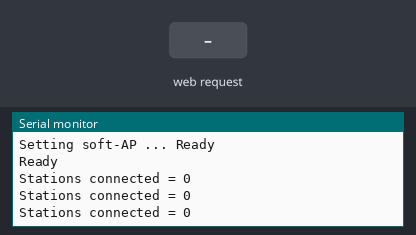
A sketch run on a simulated ESP8266 (NodeMCU). Shown: the last lines printed to the serial monitor. Inputs (shaded band) come from the test bench.

Above: at 6.8 s.
6.9 s: HTTP request GET /socket1On received
At 9.4 s:
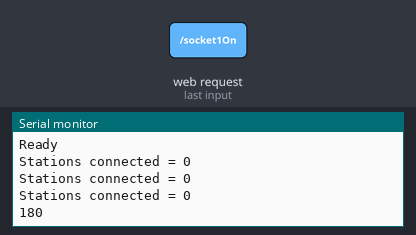
10.8 s: HTTP request GET /socket1Off received
At 13.6 s:
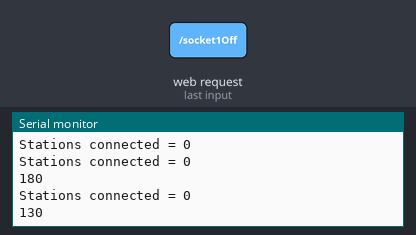

Measured:
- after the input at 6.9 s, the serial monitor: prints a new line after 2.1 s (image 1)
- after the input at 10.8 s, the serial monitor: prints a new line after 2.2 s (image 2)

The sketch:

sketch_may24a.ino
```cpp
#include <ESP8266WiFi.h>
#include <WiFiClient.h>
#include <ESP8266WebServer.h>
#include <ESP8266mDNS.h>

MDNSResponder mdns;
ESP8266WebServer server(80);
String webPage = "";
IPAddress local_IP(192,168,4,22);
IPAddress gateway(192,168,4,9);
IPAddress subnet(255,255,255,0);
void setup()
{
  webPage += "<h1>ESP8266 Web Server</h1><p>Socket #1 <a href=\"socket1On\"><button>ON</button></a>&nbsp;<a href=\"socket1Off\"><button>OFF</button></a></p>";
  webPage += "<p>Socket #2 <a href=\"socket2On\"><button>ON</button></a>&nbsp;<a href=\"socket2Off\"><button>OFF</button></a></p>";

  Serial.begin(115200);
  Serial.println();

  Serial.print("Setting soft-AP ... ");
  Serial.println(WiFi.softAP("hoangpm", "johncena") ? "Ready" : "Failed!");
  Serial.println(WiFi.softAPConfig(local_IP, gateway, subnet) ? "Ready" : "Failed!");
  server.on("/", [](){
      server.send(200, "text/html", webPage);
    });
    server.on("/socket1On", [](){
      server.send(200, "text/html", webPage);
      Serial.println("180");
      delay(1000);
    });
    server.on("/socket1Off", [](){
      server.send(200, "text/html", webPage);
      Serial.println("130");
      delay(1000);
    });
    server.on("/socket2On", [](){
      server.send(200, "text/html", webPage);
     Serial.println("80");
      delay(1000);
    });
    server.on("/socket2Off", [](){
      server.send(200, "text/html", webPage);
      Serial.println("0");
      delay(1000);
    });
    server.begin();

}

void loop()
{
  server.handleClient();
  Serial.printf("Stations connected = %d\n", WiFi.softAPgetStationNum());
  delay(3000);
}
```
